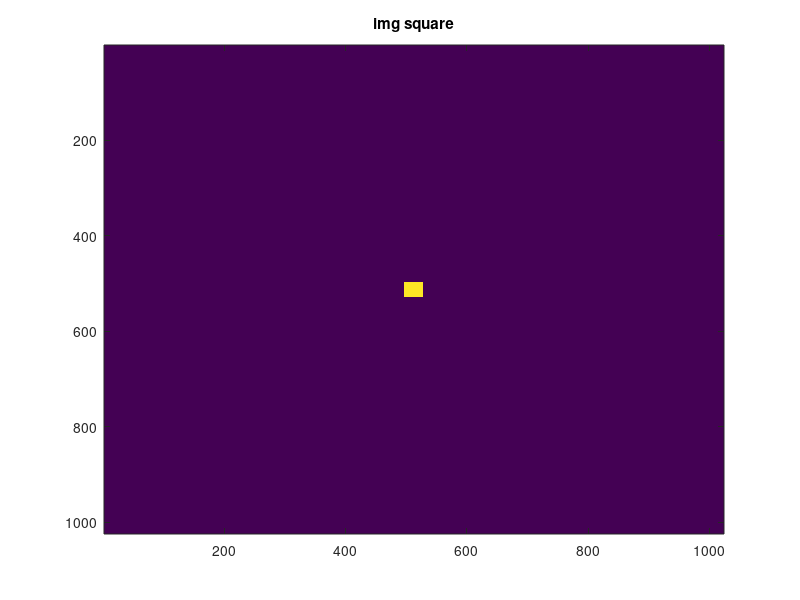
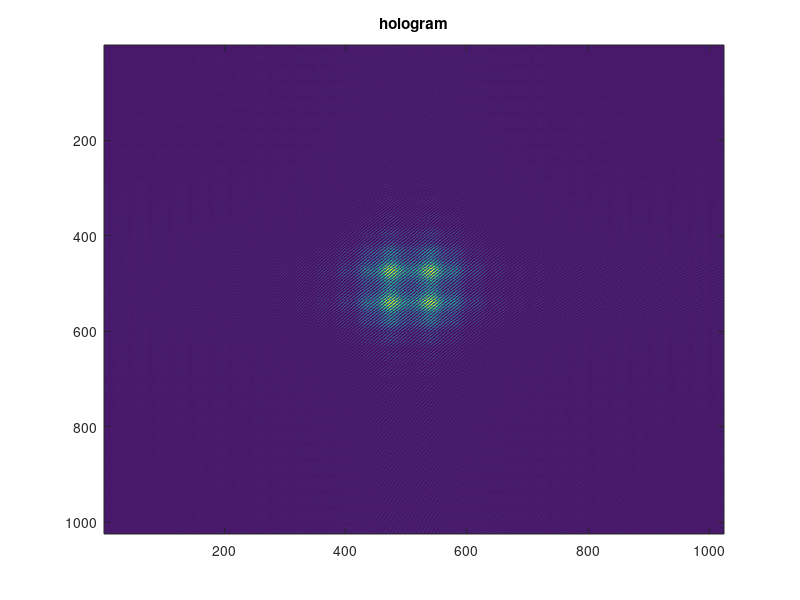
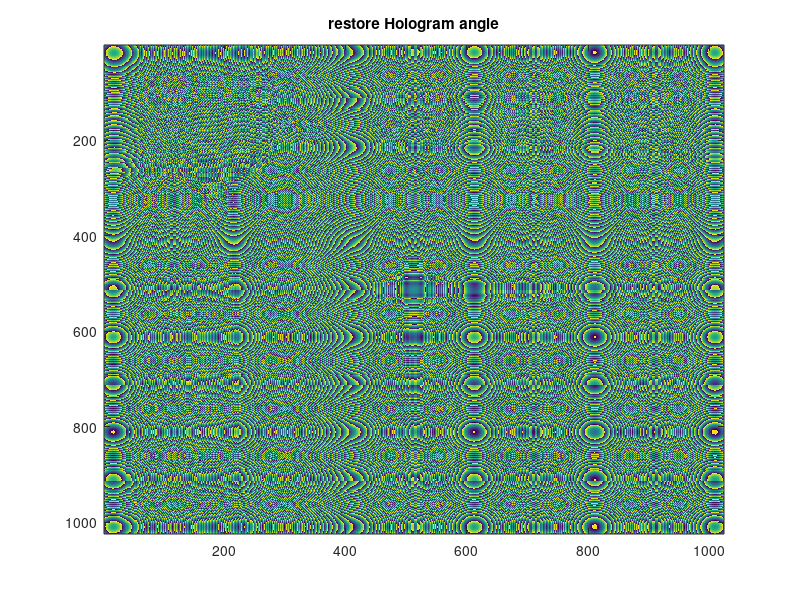
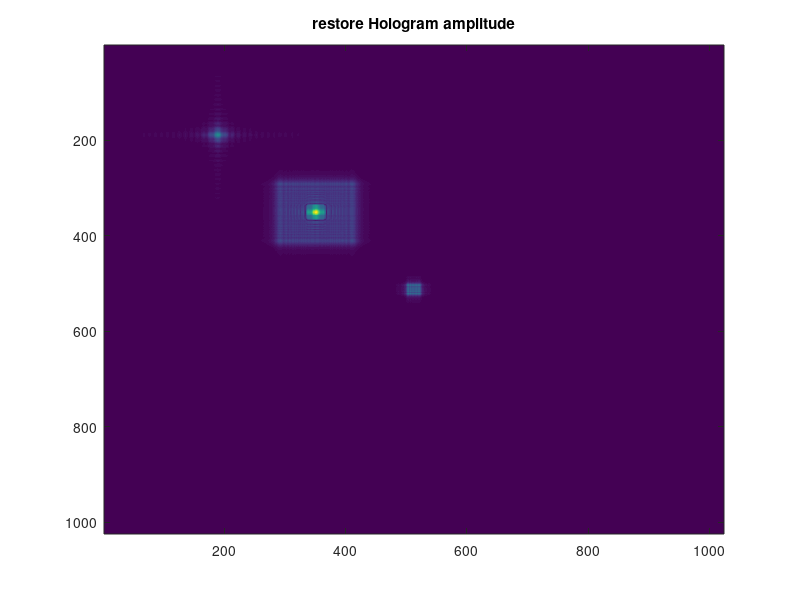

Reproduce these figures in MATLAB, in order.
%%our image size
M = 1024;
N = 1024;

%%create the square image
img_square = zeros(M,N);
img_square((M/2-15):(M/2+15),(N/2-15):(N/2+15))=1;
 figure(1)
 imagesc(img_square);
 title('img square')

% Create a matrix of zeros
circleMatrix = zeros(M,N);
center = [M/2,N/2];
r = 30;
for i = 1:M
    for j = 1:N
        if (((i - center(1))^2 + (j - center(2))^2)<=r^2)
            circleMatrix(i,j) = 1;
        end
    end
end
% % figure(1)
% %  imagesc(circleMatrix);
% %  title('circleMatrix')

% Define the size of the image
image_size = M;

% Create a binary mask for the triangle
mask = false(image_size);

% Define the vertices of the triangle
vertex1 = [480, 520];
vertex2 = [520, 520];
vertex3 = [500, 480];

% Create a polygon using the vertices
triangle = poly2mask([vertex1(1), vertex2(1), vertex3(1)],[vertex1(2), vertex2(2), vertex3(2)],image_size, image_size);

% Set the triangle region in the mask to true
mask(triangle) = true;

% Display the triangle
% % figure(1)
% % imagesc(mask);
% % title('Triangle Mask');

%%config important parameters
delta_pix_cam = 10^(-5); %pixel size
theta =0.01;
lamda = 633*(10^(-9)); %%wave lengh
d = 1; %%distace between camera to object

%%create the district numbers for the twidels

dx=lamda*d/(delta_pix_cam*M);
dy=lamda*d/(delta_pix_cam*N);

%%create indexes matrices to create the twidels 
[m,n] = meshgrid(-M/2:M/2-1,-N/2:N/2-1);

% create twidels
twidle_delta_pix_cam = exp((1i*pi/(lamda*d))*((m.*delta_pix_cam).^2+(n.*delta_pix_cam).^2));
twidle_dx_dy = exp((1i*pi/(lamda*d))*((n.*dy).^2+(m.*dx).^2));

%%create reference wave acording to the mission page as image 
reference_amplitude = 100;
reference_wave = (reference_amplitude)*exp((2*1i*pi*(1*theta*m.*delta_pix_cam +1*theta*n.*delta_pix_cam + d))/(lamda));

%create hologram
img =img_square.*twidle_dx_dy;
hologram_no_ref = fftshift(fft2(fftshift(img)));
hologram_no_ref = twidle_delta_pix_cam.*hologram_no_ref;
hologram_ref = (abs(hologram_no_ref + reference_wave)).^2;
figure(2)
imagesc(hologram_ref)
title('hologram')

%%restore the image acording to mission page
d=1.2;
twidle_delta_pix_cam = exp((1i*pi/(lamda*d))*((m.*delta_pix_cam).^2+(n.*delta_pix_cam).^2));
twidle_dx_dy = exp((1i*pi/(lamda*d))*((n.*dy).^2+(m.*dx).^2));



triangle = hologram_ref.*conj(reference_wave);
H_restore =fftshift(fft2(fftshift(triangle.*twidle_delta_pix_cam)));
H_restore =twidle_dx_dy.* H_restore;

%figure the hologram restoration angle:
figure(3);                                
imagesc(angle(H_restore));
title('restore Hologram angle');

%figure the hologram restoration:
figure(4);                                  
imagesc((abs(H_restore)));
title('restore Hologram amplitude');

